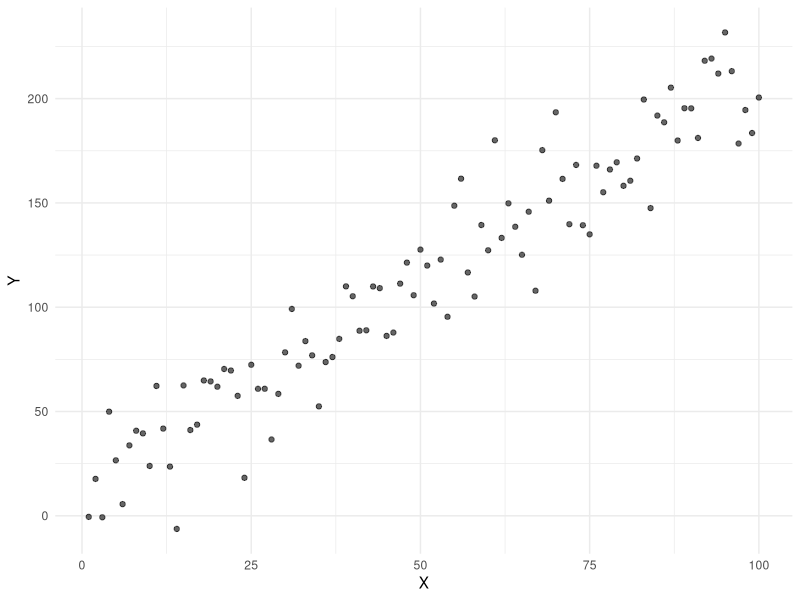
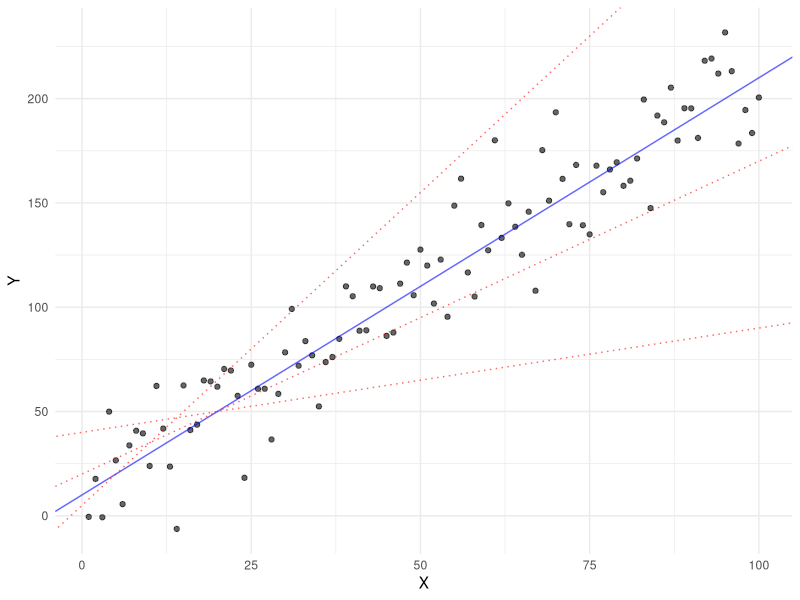
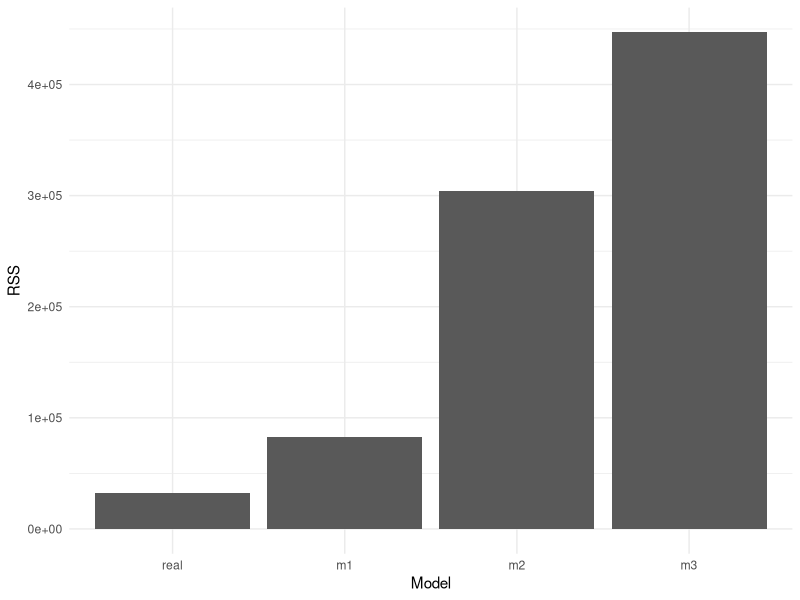
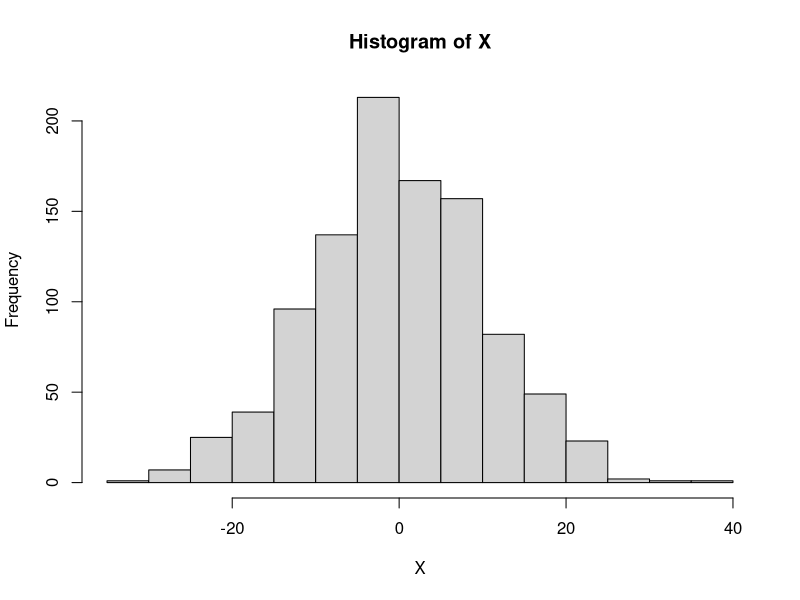
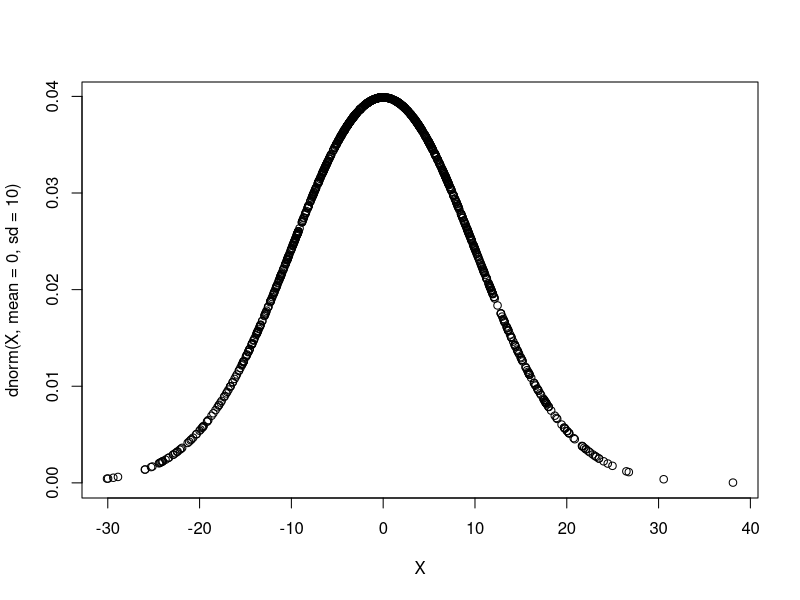
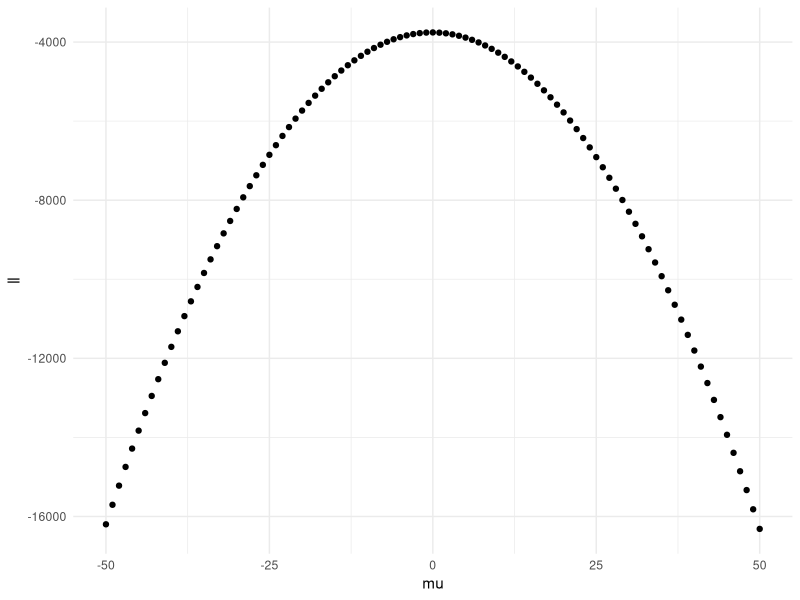
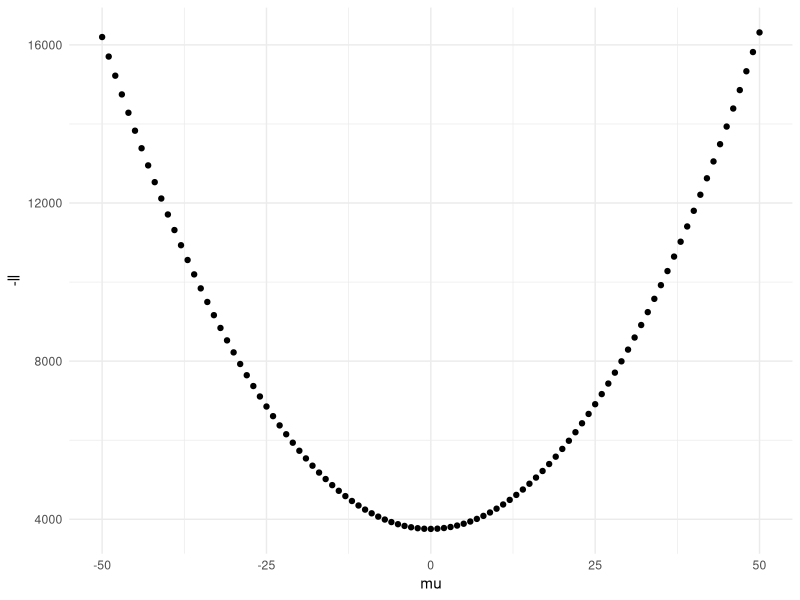
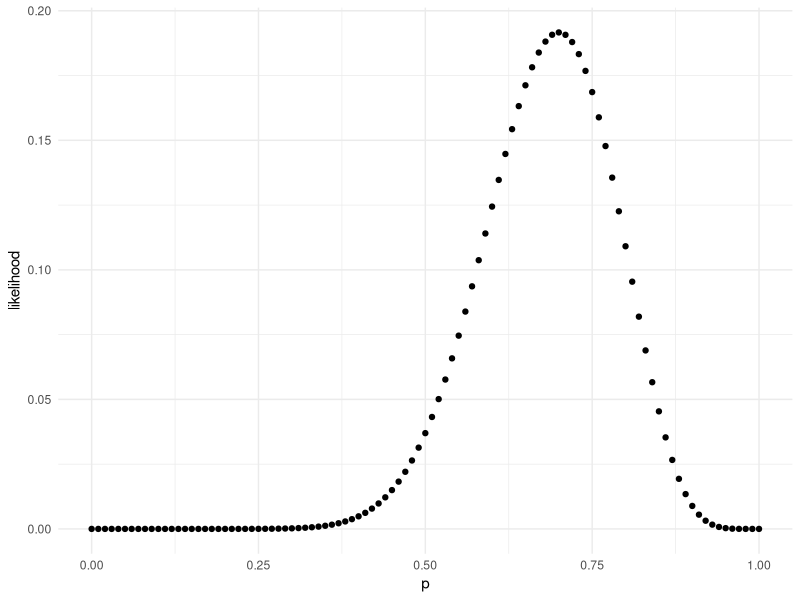

Write R code to recreate these figures, in order.
## ---- chunk 1
knitr::opts_chunk$set(echo = TRUE, dpi=300)
## ---- chunk 2
library(tidyverse)
library(lme4)
library(lmtest)
## ---- chunk 3
set.seed(1)
X = c(1:100)
Y = 10 + 2 * X + rnorm(n = length(X), sd = 20)

df_xy = data.frame(X, Y)

df_xy %>%
  ggplot(aes(x = X,
             y = Y)) +
  geom_point(alpha = .6) +
  theme_minimal()
## ---- chunk 4
df_xy %>%
  ggplot(aes(x = X,
             y = Y)) +
  geom_point(alpha = .6) +
  geom_abline(intercept = 10, slope = 2, color = "blue", alpha = .6) +
  geom_abline(intercept = 20, slope = 1.5, color = "red", alpha = .6, linetype = "dotted") +
  geom_abline(intercept = 5, slope = 3, color = "red", alpha = .6, linetype = "dotted") +
  geom_abline(intercept = 40, slope = .5, color = "red", alpha = .6, linetype = "dotted") +
  theme_minimal()
## ---- chunk 5
y_real = 10 + 2*X
y1 = 20 + 1.5 * X
y2 = 5 + 3 * X
y3 = 40 + .5 * X

df_rss = data.frame(
  real = sum((Y - y_real)**2),
  m1 = sum((Y - y1)**2),
  m2 = sum((Y - y2)**2),
  m3 = sum((Y - y3)**2)) %>%
  pivot_longer(c(real, m1, m2, m3), names_to = "model", values_to = "rss")
  

df_rss %>%
  ggplot(aes(x = reorder(model, rss),
             y = rss)) +
  geom_bar(stat = "identity") +
  labs(x = "Model",
       y = "RSS") +
  theme_minimal()

## ---- chunk 6
set.seed(1)
X = rnorm(n = 1000, mean = 0, sd = 10)
hist(X)
## ---- chunk 7
plot(X, dnorm(X, mean = 0, sd = 10))
## ---- chunk 8
sum(log(dnorm(X, mean = 0, sd = 10)))
## ---- chunk 9
df_likelihood = data.frame(
  mu = seq(from = -50, to = 50, length.out = 101)
)
## ---- chunk 10
LL = function(mean, sd) {
  # Calculate log likelihood for dataset X
  sum(dnorm(x = X, mean = mean, sd = sd, log = TRUE))
}

# Apply log likelihood function for each hypothesized value of mu (and fix SD at 10).
df_likelihood$ll <- mapply(LL, mean=df_likelihood$mu, sd = 10)

# Plot resulting distribution
df_likelihood %>%
  ggplot(aes(x = mu,
             y = ll)) +
  geom_point() +
  theme_minimal()

## ---- chunk 11
df_likelihood %>%
  ggplot(aes(x = mu,
             y = -ll)) +
  geom_point() +
  theme_minimal()

## ---- chunk 12
DATA = 14 ## 14 observed heads
NUM_EVENTS = 20 ## 20 tosses
df_probs = data.frame(
  p = seq(0, 1, .01)) ## Various hypotheses for p(H)
df_probs = df_probs %>%
  mutate(likelihood = dbinom(DATA , size=NUM_EVENTS, prob=p)) 

df_probs %>%
  ggplot(aes(x = p,
             y = likelihood)) +
  geom_point() +
  theme_minimal()

## ---- chunk 13
set.seed(1)
df_height = data.frame(
  height = rnorm(n = 100, mean = 60, sd = 10)
)

df_height$pred_mean = 60
df_height %>%
  ggplot(aes(x = pred_mean,
             y = height)) +
  geom_point() +
  theme_minimal()
## ---- chunk 14
df_height$m_height = rnorm(n=100, df_height$height, sd = 10) 

df_height %>%
  ggplot(aes(x = m_height,
             y = height)) +
  geom_point() +
  labs(x = "Mother's height",
       y = "Child's height") +
  theme_minimal()
## ---- chunk 15
m = lm(data = df_height,
       height ~ m_height)
m$coefficients
## ---- chunk 16
df_height$y_pred = predict(m)

df_height %>%
  ggplot(aes(x = m_height,
             y = height)) +
  geom_point() +
  geom_smooth(method = "lm") +
  labs(x = "Mother's height",
       y = "Actual height") +
  theme_minimal()

rss = sum((df_height$y_pred - df_height$height)**2)
rse = sqrt(rss / (nrow(df_height) - 2))
rse
## ---- chunk 17
ll = sum(dnorm(x = df_height$height, 
               mean = df_height$y_pred, 
               sd = rse, 
               log = TRUE))
ll
## ---- chunk 18
logLik(m)
## ---- chunk 19
set.seed(1)
df_sub_sample = df_height %>%
  sample_n(10) %>%
  filter(m_height < 60)


# For every row in `df`, compute a rotated normal density centered at `y` and shifted by `x`
curves <- lapply(seq_len(nrow(df_sub_sample)), function(i) {
  mu <- df_sub_sample$y_pred[i]
  range <- mu + c(-rse, rse)
  seq <- seq(range[1], range[2], length.out = 100)
  data.frame(
    x = -1 * dnorm(seq, mean = mu) + df_sub_sample$m_height[i],
    y = seq,
    grp = i
  )
})

# Combine above densities in one data.frame
curves <- do.call(rbind, curves)


df_sub_sample$x = df_sub_sample$m_height
df_sub_sample$y = df_sub_sample$height

ggplot(df_sub_sample, aes(x, y)) +
  geom_point(size = 3, alpha = .6, color = "blue") +
  # geom_point(aes(x = m_height, y = height), ) +
  geom_point(aes(x = m_height, y = y_pred), size = 3, alpha = .4, color = "red") +
  # The path draws the curve
  geom_path(data = curves, aes(group = grp))  +
  geom_polygon(data = curves, aes(y = scales::oob_squish(y, c(0, Inf)),group = grp)) +
  geom_abline(slope = m$coefficients["m_height"],
            intercept =m$coefficients["(Intercept)"],
            color = "red",
            alpha = .6) +
  geom_segment(aes(xend = m_height, yend = y_pred), color = "red", linetype = "dotted") +
  labs(x = "Mother's height",
       y = "Child's height") +
  theme_minimal()

## ---- chunk 20
lambdas = seq(.01, 1, by=.001)
## ---- chunk 21
log_lambdas = log(lambdas)
## ---- chunk 22
ll_ratio = -2 * log_lambdas
df_loglik_example = data.frame(lambdas = lambdas,
                               log_lambdas = log_lambdas,
                               lr = ll_ratio)

## ---- chunk 23
df_loglik_example %>%
  ggplot(aes(x = lambdas,
             y = log_lambdas)) +
  geom_point() +
  labs(x = "Lambda",
       y = "Log(lambda)") +
  theme_minimal()
## ---- chunk 24
df_loglik_example %>%
  ggplot(aes(x = lambdas,
             y = lr)) +
  geom_point() +
  labs(x = "Lambda",
       y = "-2 * Log(lambda)") +
  theme_minimal()

## ---- chunk 25
df_chi = data.frame(
  "df 1" = rchisq(1000, 1),
  "df 5" = rchisq(1000, 5),
  "df 8" = rchisq(1000, 8)
) %>%
  pivot_longer(cols = c("df.1", "df.5", "df.8"),
               names_to = "df",
               values_to = "chi")

df_chi %>%
  ggplot(aes(x = chi,
             fill = df)) +
  geom_density(alpha = .4) +
  geom_vline(xintercept = 4, linetype = "dotted") +
  labs(title = "Null chi-squared distributions for varying DF",
       x = "Chi-squared statistic") +
  theme_minimal()

## ---- chunk 26
# Obtain p-value by looking up actual value in a chi-squared distribution, where DF = 1
df_loglik_example$p1 = 1 - pchisq(df_loglik_example$lr, 1)

df_loglik_example %>%
  ggplot(aes(x = lr,
             y = p1)) + 
  geom_point() +
  labs(title = "P-values of different log-likelihood ratios (DF = 1)",
       x = "Log likelihood ratio (LR)",
       y = "p-value (assuming DF=1)") +
  geom_hline(yintercept = .05, linetype = "dotted") +
  theme_minimal()
## ---- chunk 27
# Obtain p-value by looking up actual value in a chi-squared distribution, where DF = 3
df_loglik_example$p3 = 1 - pchisq(df_loglik_example$lr, 3)

df_loglik_example %>%
  ggplot(aes(x = lr,
             y = p3)) + 
  geom_point() +
  labs(title = "P-values of different log-likelihood ratios (DF = 3)",
       x = "Log likelihood ratio (LR)",
       y = "p-value (assuming DF = 3)") +
  geom_hline(yintercept = .05, linetype = "dotted") +
  theme_minimal()
## ---- chunk 28
df_height %>%
  ggplot(aes(x = m_height,
             y = height)) +
  geom_point() +
  labs(x = "Mother's height",
       y = "Child's height") +
  theme_minimal()
## ---- chunk 29
m = lm(data = df_height,
       height ~ m_height)
## ---- chunk 30
logLik(m)[1]
## ---- chunk 31
m2 = lm(data = df_height,
        height ~ 1)

logLik(m2)[1]
## ---- chunk 32
delta = -2 * (logLik(m2)[1] - logLik(m)[1])
delta
## ---- chunk 33
pchisq(delta, 1, lower.tail = FALSE)
## ---- chunk 34
lrtest(m, m2)
## ---- chunk 35
model_full = lmer(data = sleepstudy,
                  Reaction ~ Days + (1 + Days | Subject),
                  REML = FALSE)

model_reduced = lmer(data = sleepstudy,
                  Reaction ~ (1 + Days | Subject),
                  REML = FALSE)
## ---- chunk 36
anova(model_full, model_reduced)
## ---- chunk 37
## Possible likelihood values
l = seq(.1, .99, length.out = 50)
## Possible number of parameters
k = seq(1, 100, length.out = 25)

## Expand into a "grid", with each row corresponding to a particular model.
df_models = expand.grid(likelihood = l, 
                        parameters = k)

## Formula to calculate AIC
aic_og = function(l, k) {
  aic = 2*k - 2*log(l)
  aic
}

## Calculate AIC
df_models = df_models%>%
  mutate(aic = aic_og(likelihood, parameters))
## ---- chunk 38
df_models %>%
  ggplot(aes(x = likelihood,
             y = aic,
             color = parameters)) +
  geom_point(alpha = .8) +
  theme_minimal()
## ---- chunk 39
df_models %>%
  ggplot(aes(x = parameters,
             y = aic)) +
  geom_point(alpha = .5) +
  theme_minimal()
## ---- chunk 40
n = seq(100, 1000, length.out = 10)
k = seq(1, 10, length.out = 10)

df_example = expand.grid(n=n, k=k)
df_example = df_example %>%
  mutate(correction = (2 * k**2 + 2*k) / (n - k - 1))

df_example %>%
  ggplot(aes(x = n,
             y = k,
             size = correction)) +
  geom_point() +
  theme_minimal()
## ---- chunk 41
## Possible likelihood values
l = seq(.1, .99, length.out = 20)
## Sample sizes
n = seq(20, 400, length.out = 20)
## Number of parameters
k = seq(1, 10, length.out = 20)

## Extended AIC
aic_c = function(l, k, n) {
  aic = 2*k - 2*log(l) + (2*k * (k + 1)) / (n - k - 1)
  aic
}

## Create grid of models
df_models = expand.grid(n=n,
                        k=k,
                        likelihood = l)
## Calculate AIC
df_models = df_models %>%
  mutate(aic1 = aic_og(likelihood, k),
         aic2 = aic_c(likelihood, k, n))

## ---- chunk 42
df_models %>%
  ggplot(aes(x = aic1,
             y = aic2,
             color = k)) +
  geom_abline(aes(slope = 1, intercept = 0), 
              linetype = "dotted") +
  geom_point(alpha = .5) +
  labs(x = "AIC",
       y = "AIC (corrected)") +
  theme_bw() +
  scale_x_continuous(limits = c(0, max(df_models$aic2))) +
  scale_y_continuous(limits = c(0, max(df_models$aic2))) +
  facet_wrap(~n)

## ---- chunk 43
models = seq(1000, 1010, by = 2)
models
## ---- chunk 44
models_rescaled = models - min(models)
models_rescaled
## ---- chunk 45
L = exp(-(1/2) * models_rescaled)
L
## ---- chunk 46
p = L / sum(L)
p
## ---- chunk 47
L[2] / L[3]
p[2] / p[3]
## ---- chunk 48
ev = L[1] / L
ev
## ---- chunk 49
## Possible likelihood values
l = seq(.1, .99, length.out = 20)
## Sample sizes
n = seq(20, 400, length.out = 20)
## Number of parameters
k = seq(1, 10, length.out = 20)

## Extended AIC
bic = function(l, k, n) {
  bic = -2*log(l) + k *log(n)
  bic
}

## Create grid of models
df_models = expand.grid(n=n,
                        k=k,
                        likelihood = l)
## Calculate AIC
df_models = df_models %>%
  mutate(aic1 = aic_og(likelihood, k),
         aic2 = aic_c(likelihood, k, n),
         bic = bic(l, k, n))

## ---- chunk 50
df_models %>%
  ggplot(aes(x = aic1,
             y = bic,
             color = k)) +
  geom_abline(aes(slope = 1, intercept = 0), 
              linetype = "dotted") +
  geom_point(alpha = .5) +
  labs(x = "AIC (vanilla)",
       y = "BIC") +
  theme_bw() +
  scale_x_continuous(limits = c(0, max(df_models$bic))) +
  scale_y_continuous(limits = c(0, max(df_models$bic))) +
  facet_wrap(~n)

df_models %>%
  ggplot(aes(x = aic2,
             y = bic,
             color = k)) +
  geom_abline(aes(slope = 1, intercept = 0), 
              linetype = "dotted") +
  geom_point(alpha = .5) +
  labs(x = "AIC (corrected)",
       y = "BIC") +
  theme_bw() +
  scale_x_continuous(limits = c(0, max(df_models$bic))) +
  scale_y_continuous(limits = c(0, max(df_models$bic))) +
  facet_wrap(~n)

